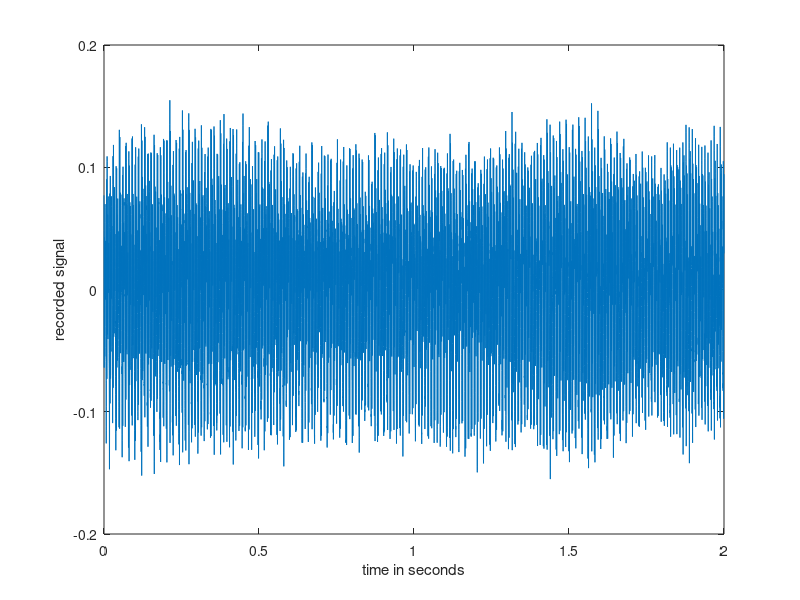

The MATLAB source for this figure:
% This file comes with the file recording.wav
% Tested on a Laptop with Matlab R2014a, Windows 7, November 2014. 

% The code shows how to read in a wav file that you have recorded, for example,
% on your Android phone. 

load('asoundj.mat')

%% first, we'll read in the pre-recorded wave file

% We assume that the wave file has been recorded with a sampling frequency
% of 8000Hz! 

%[y, fSamp] = audioread('davidA.wav'); % extract data and sampling frequency

%fSamp % check if 8000Hz
%size(y) % if your recording is in stereo, you can remove one of the channels

% Some advice:
% - Make sure that the volume of your recording device is reasonable. You
%   can listen to your recordings in matlab and also look at a plot of the
%   data to check the quality.

%% second, we'll listen to our recording

%sound(y,fSamp); % make sure that the quality of the recording is okay

%% third, we'll have a look at the data
fSamp = 8000;
y = asoundj; 
nSamp = size(y,1); % number of samples
t = (0:nSamp-1)/fSamp; % time vector in seconds

figure(1);clf();
plot(t, y)
xlabel('time in seconds')
ylabel('recorded signal') % axis description is important!


%%
y = y(4*8000:6*8000-1);

nSamp = size(y,1); % number of samples
t = (0:nSamp-1)/fSamp; % time vector in seconds


figure(1);clf();
plot(t, y)
xlabel('time in seconds')
ylabel('recorded signal') % axis description is important!

asound = y;